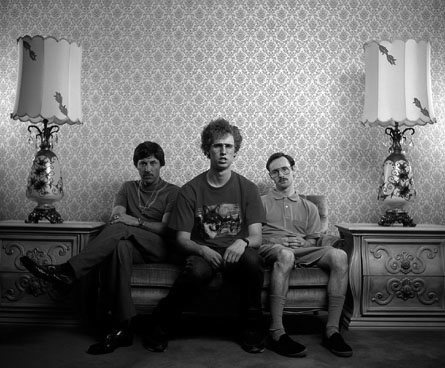
%> input picture Lab2/napoleon.png, 445 x 368 px
$ octave Q7.m   (GNU Octave 9; MATLAB toolbox functions it lacks are replaced by stand-ins)
%> lines starting %> are read from the running program, lines starting %| are printed output that depends on the picture
I = imread('napoleon.png');
%> I is the input picture: size 368x445 uint8; min 0, max 254, mean 104.2
J = imread('napoleon_dark.png');
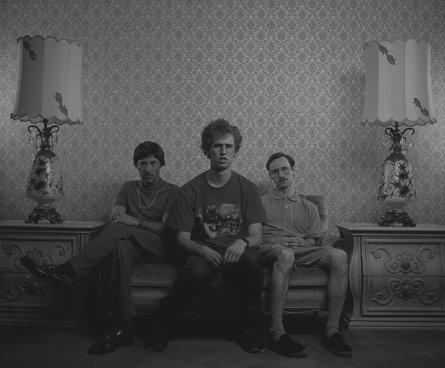
%> input picture Lab2/napoleon_dark.png, 445 x 368 px
%> J is the input picture: size 368x445 uint8; min 25, max 152, mean 77.3
K = imread('napoleon_light.png');
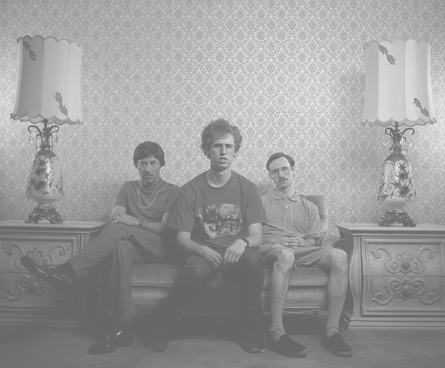
%> input picture Lab2/napoleon_light.png, 445 x 368 px
%> K is the input picture: size 368x445 uint8; min 103, max 230, mean 155.3

X = histeq(I);
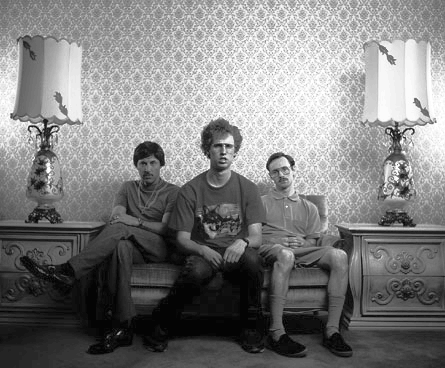
%> X: size 368x445 uint8; min 4, max 255, mean 126.3
Y = histeq(J);
Z = histeq(K);

figure
hist = histogram(I);
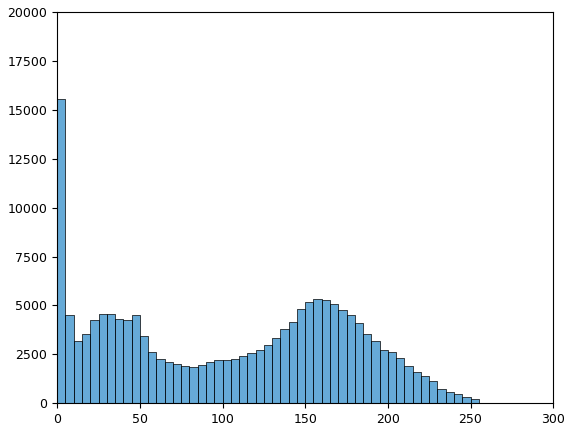
%> figure redrawn from the program's plot data; tallest bar 15541 high, from x = 0 to 5
x = 1:255;
a = histogram(I(:),255,'Normalization','cdf');
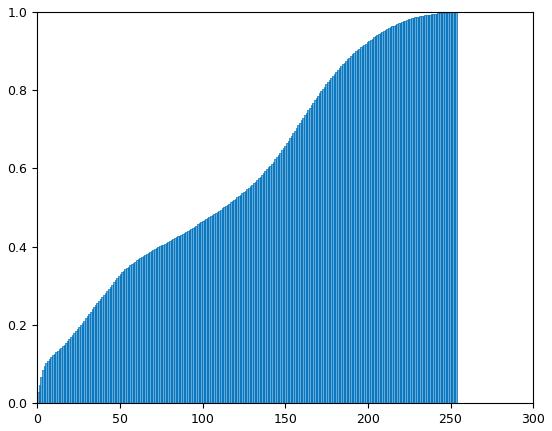
%> figure redrawn from the program's plot data; tallest bar 1 high, from x = 253 to 254
figure
hist = histogram(J);
%> figure, not shown here; tallest bar 10853 high, from x = 26 to 28
x = 1:255;
a = histogram(J(:),255,'Normalization','cdf');
%> figure, not shown here; tallest bar 1 high, from x = 151.5 to 152
figure
hist = histogram(K);
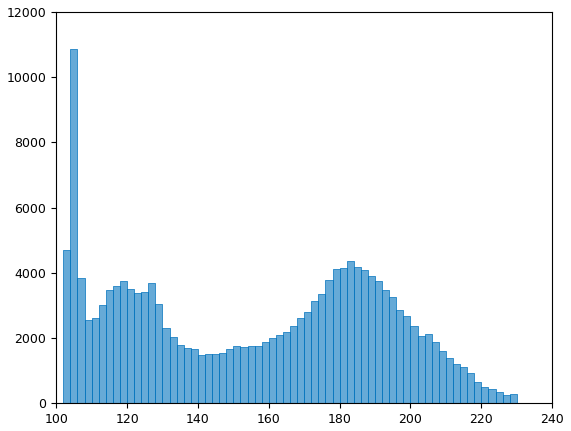
%> figure redrawn from the program's plot data; tallest bar 10853 high, from x = 104 to 106
x = 1:255;
a = histogram(K(:),255,'Normalization','cdf');
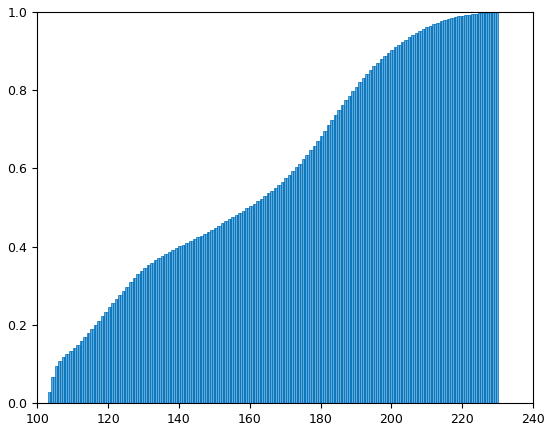
%> figure redrawn from the program's plot data; tallest bar 1 high, from x = 229.5 to 230
